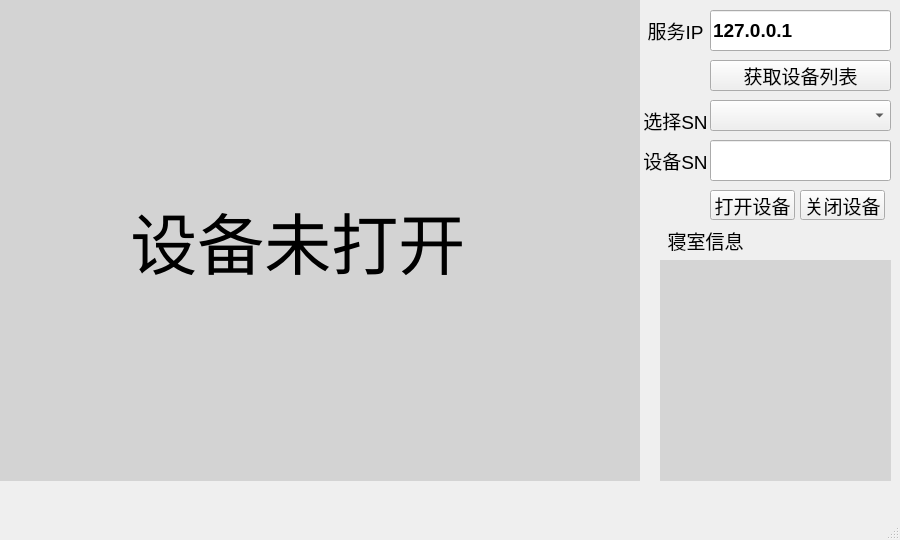
<?xml version="1.0" encoding="UTF-8"?>
<ui version="4.0">
 <class>qt_opencv</class>
 <widget class="QMainWindow" name="qt_opencv">
  <property name="geometry">
   <rect>
    <x>0</x>
    <y>0</y>
    <width>900</width>
    <height>540</height>
   </rect>
  </property>
  <property name="minimumSize">
   <size>
    <width>900</width>
    <height>540</height>
   </size>
  </property>
  <property name="maximumSize">
   <size>
    <width>900</width>
    <height>540</height>
   </size>
  </property>
  <property name="windowTitle">
   <string>智能寝室监控系统</string>
  </property>
  <widget class="QWidget" name="centralwidget">
   <widget class="QLabel" name="labelVideo">
    <property name="geometry">
     <rect>
      <x>0</x>
      <y>0</y>
      <width>640</width>
      <height>481</height>
     </rect>
    </property>
    <property name="font">
     <font>
      <pointsize>50</pointsize>
     </font>
    </property>
    <property name="styleSheet">
     <string notr="true">background-color: rgb(211, 211, 211);</string>
    </property>
    <property name="text">
     <string>       设备未打开</string>
    </property>
   </widget>
   <widget class="QLineEdit" name="lineEditIP">
    <property name="geometry">
     <rect>
      <x>710</x>
      <y>10</y>
      <width>181</width>
      <height>41</height>
     </rect>
    </property>
    <property name="font">
     <font>
      <pointsize>14</pointsize>
      <italic>false</italic>
      <bold>true</bold>
      <underline>false</underline>
      <kerning>true</kerning>
     </font>
    </property>
    <property name="cursor">
     <cursorShape>IBeamCursor</cursorShape>
    </property>
    <property name="text">
     <string>127.0.0.1</string>
    </property>
   </widget>
   <widget class="QLabel" name="labelIP">
    <property name="geometry">
     <rect>
      <x>640</x>
      <y>10</y>
      <width>71</width>
      <height>41</height>
     </rect>
    </property>
    <property name="text">
     <string>&lt;html&gt;&lt;head/&gt;&lt;body&gt;&lt;p align=&quot;center&quot;&gt;&lt;span style=&quot; font-size:14pt;&quot;&gt;服务IP&lt;/span&gt;&lt;/p&gt;&lt;/body&gt;&lt;/html&gt;</string>
    </property>
   </widget>
   <widget class="QLabel" name="labelSN">
    <property name="geometry">
     <rect>
      <x>640</x>
      <y>140</y>
      <width>71</width>
      <height>41</height>
     </rect>
    </property>
    <property name="text">
     <string>&lt;html&gt;&lt;head/&gt;&lt;body&gt;&lt;p align=&quot;center&quot;&gt;&lt;span style=&quot; font-size:14pt;&quot;&gt;设备SN&lt;/span&gt;&lt;/p&gt;&lt;/body&gt;&lt;/html&gt;</string>
    </property>
   </widget>
   <widget class="QLineEdit" name="lineEditSN">
    <property name="geometry">
     <rect>
      <x>710</x>
      <y>140</y>
      <width>181</width>
      <height>41</height>
     </rect>
    </property>
    <property name="font">
     <font>
      <pointsize>14</pointsize>
      <italic>false</italic>
      <bold>true</bold>
     </font>
    </property>
    <property name="cursor">
     <cursorShape>IBeamCursor</cursorShape>
    </property>
    <property name="text">
     <string/>
    </property>
   </widget>
   <widget class="QPushButton" name="pushButtonOpen">
    <property name="geometry">
     <rect>
      <x>710</x>
      <y>190</y>
      <width>85</width>
      <height>30</height>
     </rect>
    </property>
    <property name="font">
     <font>
      <pointsize>14</pointsize>
     </font>
    </property>
    <property name="text">
     <string>打开设备</string>
    </property>
   </widget>
   <widget class="QLabel" name="labelMsg">
    <property name="geometry">
     <rect>
      <x>660</x>
      <y>260</y>
      <width>231</width>
      <height>221</height>
     </rect>
    </property>
    <property name="font">
     <font>
      <pointsize>12</pointsize>
     </font>
    </property>
    <property name="styleSheet">
     <string notr="true">background-color: rgb(213, 213, 213);</string>
    </property>
    <property name="text">
     <string>&lt;html&gt;&lt;head/&gt;&lt;body&gt;&lt;p align=&quot;justify&quot;&gt;&lt;br/&gt;&lt;/p&gt;&lt;/body&gt;&lt;/html&gt;</string>
    </property>
   </widget>
   <widget class="QLabel" name="labelMsgTitle">
    <property name="geometry">
     <rect>
      <x>660</x>
      <y>220</y>
      <width>91</width>
      <height>41</height>
     </rect>
    </property>
    <property name="text">
     <string>&lt;html&gt;&lt;head/&gt;&lt;body&gt;&lt;p align=&quot;center&quot;&gt;&lt;span style=&quot; font-size:14pt;&quot;&gt;寝室信息&lt;/span&gt;&lt;/p&gt;&lt;/body&gt;&lt;/html&gt;</string>
    </property>
   </widget>
   <widget class="QPushButton" name="pushButtonClose">
    <property name="geometry">
     <rect>
      <x>800</x>
      <y>190</y>
      <width>85</width>
      <height>30</height>
     </rect>
    </property>
    <property name="font">
     <font>
      <pointsize>14</pointsize>
     </font>
    </property>
    <property name="text">
     <string>关闭设备</string>
    </property>
   </widget>
   <widget class="QPushButton" name="pushButtonDList">
    <property name="geometry">
     <rect>
      <x>710</x>
      <y>60</y>
      <width>181</width>
      <height>31</height>
     </rect>
    </property>
    <property name="font">
     <font>
      <pointsize>14</pointsize>
     </font>
    </property>
    <property name="text">
     <string>获取设备列表</string>
    </property>
   </widget>
   <widget class="QComboBox" name="comboBoxSN">
    <property name="geometry">
     <rect>
      <x>710</x>
      <y>100</y>
      <width>181</width>
      <height>31</height>
     </rect>
    </property>
    <property name="font">
     <font>
      <pointsize>14</pointsize>
     </font>
    </property>
   </widget>
   <widget class="QLabel" name="labelChooseSN">
    <property name="geometry">
     <rect>
      <x>640</x>
      <y>100</y>
      <width>71</width>
      <height>41</height>
     </rect>
    </property>
    <property name="text">
     <string>&lt;html&gt;&lt;head/&gt;&lt;body&gt;&lt;p align=&quot;center&quot;&gt;&lt;span style=&quot; font-size:14pt;&quot;&gt;选择SN&lt;/span&gt;&lt;/p&gt;&lt;/body&gt;&lt;/html&gt;</string>
    </property>
   </widget>
  </widget>
  <widget class="QMenuBar" name="menubar">
   <property name="geometry">
    <rect>
     <x>0</x>
     <y>0</y>
     <width>900</width>
     <height>22</height>
    </rect>
   </property>
  </widget>
  <widget class="QStatusBar" name="statusbar"/>
 </widget>
 <resources/>
 <connections/>
</ui>
